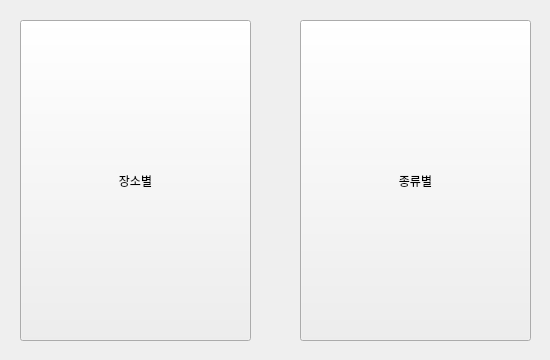
<?xml version="1.0" encoding="UTF-8"?>
<ui version="4.0">
 <class>Form</class>
 <widget class="QWidget" name="Form">
  <property name="geometry">
   <rect>
    <x>0</x>
    <y>0</y>
    <width>550</width>
    <height>360</height>
   </rect>
  </property>
  <property name="windowTitle">
   <string>분실물 서비스</string>
  </property>
  <widget class="QPushButton" name="pushButton_5">
   <property name="geometry">
    <rect>
     <x>20</x>
     <y>20</y>
     <width>231</width>
     <height>321</height>
    </rect>
   </property>
   <property name="text">
    <string>장소별</string>
   </property>
  </widget>
  <widget class="QPushButton" name="pushButton_3">
   <property name="geometry">
    <rect>
     <x>300</x>
     <y>20</y>
     <width>231</width>
     <height>321</height>
    </rect>
   </property>
   <property name="text">
    <string>종류별</string>
   </property>
  </widget>
 </widget>
 <resources/>
 <connections>
  <connection>
   <sender>pushButton_3</sender>
   <signal>clicked()</signal>
   <receiver>Form</receiver>
   <slot>menu_losts_kind()</slot>
   <hints>
    <hint type="sourcelabel">
     <x>387</x>
     <y>168</y>
    </hint>
    <hint type="destinationlabel">
     <x>276</x>
     <y>182</y>
    </hint>
   </hints>
  </connection>
  <connection>
   <sender>pushButton_5</sender>
   <signal>clicked()</signal>
   <receiver>Form</receiver>
   <slot>menu_losts_location()</slot>
   <hints>
    <hint type="sourcelabel">
     <x>178</x>
     <y>76</y>
    </hint>
    <hint type="destinationlabel">
     <x>268</x>
     <y>61</y>
    </hint>
   </hints>
  </connection>
 </connections>
 <slots>
  <slot>menu_losts_location()</slot>
  <slot>menu_losts_kind()</slot>
 </slots>
</ui>
